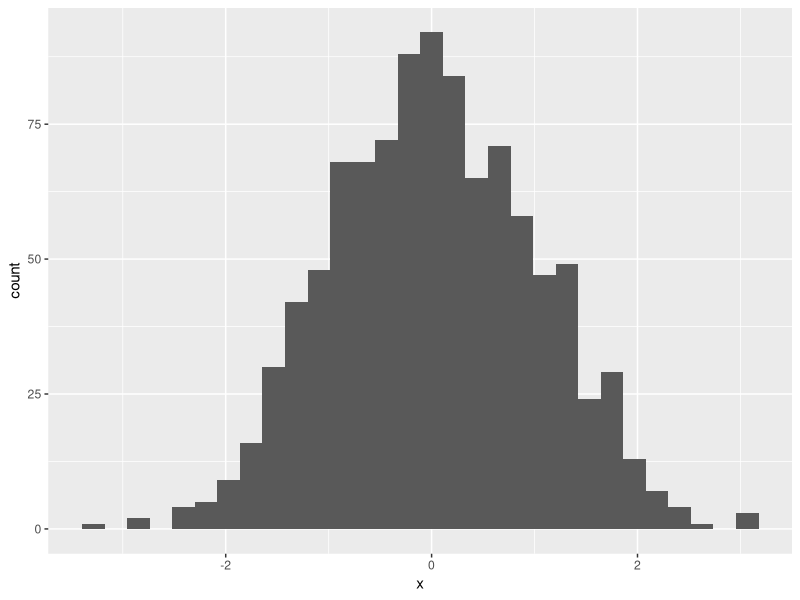

Write R code to recreate this figure.
## ---- chunk 1
#| eval: true
library(ggplot2)
library(dplyr)
x = rnorm(1000)
x = tibble(x=x)
x %>% ggplot(aes(x=x)) + geom_histogram()
